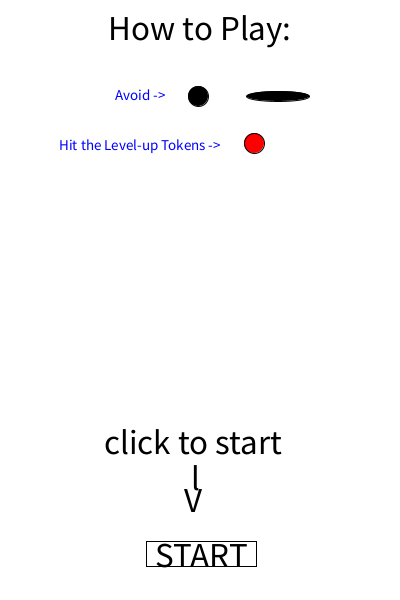
Frame 1 (no input)
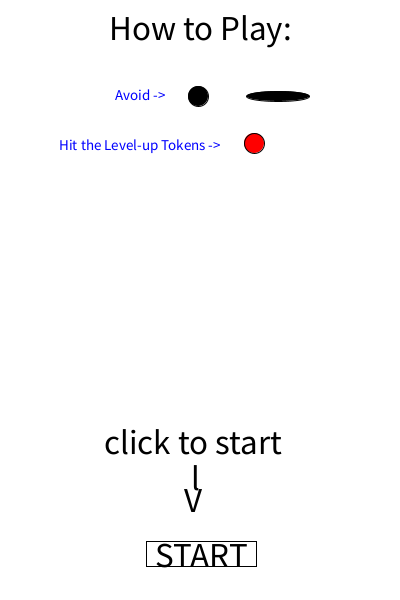
Frame 60 (the mouse pressed at the canvas centre just before this capture)
Frame 120 (the mouse held since frame 60 and released just before this capture): identical to frame 60, image omitted

The Processing sketch that drew these frames (run headless with seeded random() and noise(); from frame 60 on, the mouse is pressed at the canvas centre):

// Processing sketch: processing_86068
// ── processing_86068.pde

//variables
boolean title = true;
//bloder1
float bx=400;
float by=-10;
float bsp=random(4, 8);
//bolder2
float b2x=350;
float b2y=-10;
float b2sp=random(4, 8);
//bolder3
float b3x=300;
float b3y=-10;
float b3sp=random(4, 8);
//bolder4
float b4x=250;
float b4y=-10;
float b4sp=random(4, 8);
//bolder 5
float b5x=200;
float b5y=-10;
float b5sp=random(4, 8);
//bolder6
float b6x=150;
float b6y=-10;
float b6sp=random(4, 8);
//bolder7
float b7x=100;
float b7y=-1000;
float b7sp=0;
//bolder8
float b8x=50;
float b8y=-1000;
float b8sp=0;
//bolder9
float b9x=0; 
float b9y=-1000;
float b9sp=0;
//log
float Lx=32;
float Ly=-10;
float Lsp=random(4, 8);
float LT;
float Lb;
float Lr;
float Ll;
//Tokens
float t1x=50;
float t1y=-10;
float t1sp=random(4, 8);
//scoreboard
int score=0;
int counter=0;
//setup loop
void setup()
{
  size(400, 600);
  smooth();
  background(255);
}
//draw loop
void draw()
{
  background(255);
  if (title==true)
  {
    background(255);
    fill(0);
    textAlign(CENTER);
    textSize(35);
    text("How to Play:", width/2, 40);
    fill(0, 0, 255);
    textAlign(CENTER);
    textSize(15);
    text("Avoid ->", 140, 100);
    fill(0);
    ellipse(198, 96, 20, 20);
    ellipse(278, 96, 63, 10);
    fill(0, 0, 255);
    textAlign(CENTER);
    textSize(15);
    text("Hit the Level-up Tokens ->", 140, 150);
    fill(255, 0, 0);
    ellipse(254, 143, 20, 20);
    fill(255);
    rect(146, 541, 110, 25);
    fill(0);
    textAlign(CENTER);
    textSize(35);
    text("START", 201, 567);
    text("click to start", 193, 454);
    text("V", 193, 512);
    text("l", 195, 490);
  }
  if (title==false)
  {
    noCursor();
    //scoreboard
    fill(0);
    textAlign(CENTER);
    textSize(25);
    text("Score: " + score, width/2, 30);
    fill(0, 0, 255);
    textAlign(CENTER);
    textSize(20);
    text("Lvl: "+ counter, width/2, 55);
    //falling obsticales   
    fill(0);
    ellipse(bx, by, 20, 20);//bolder1
    by+=bsp;
    ellipse(b2x, b2y, 20, 20);//bolder2
    b2y+=b2sp;
    ellipse(b3x, b3y, 20, 20);//bolder3
    b3y+=b3sp;
    ellipse(b4x, b4y, 20, 20);//bolder4
    b4y+=b4sp;
    ellipse(b5x, b5y, 20, 20);//bolder5
    b5y+=b5sp;
    ellipse(b6x, b6y, 20, 20);//bolder6
    b6y+=b6sp;
    ellipse(b7x, b7y, 20, 20);//bolder7
    b7y+=b7sp;
    ellipse(b8x, b8y, 20, 20);//bolder8
    b8y+=b8sp;
    ellipse(b9x, b9y, 20, 20);//bolder8
    b9y+=b9sp;
    ellipse(Lx, Ly, 63, 10);//log1
    Ly+=Lsp;
    LT=Ly-5;
    Lb=Ly+5;
    Lr=Lx+32;
    Ll=Lx-32;
    //level up token
    fill(255, 0, 0);
    ellipse(t1x, t1y, 20, 20);
    t1y+=t1sp;
    //bolders
    if (by>=height+10)
    {
      by=random(-40, -10);
      bx=random(width);
      bsp = random(4, 8);
      score++;
    }
    if (b2y>=height+10)
    {
      b2y=random(-40, -10);
      b2x=random(width);
      b2sp= random(4, 8);
      score++;
    }
    if (b3y>=height+10)
    {
      b3y=random(-40, -10);
      b3x=random(width);
      b3sp= random(4, 8);
      score++;
    }
    if (b4y>=height+10)
    {
      b4y=random(-40, -10);
      b4x=random(width);
      b4sp= random(4, 8);
      score++;
    }
    if (b5y>=height+10)
    {
      b5y=random(-40, -10);
      b5x=random(width);
      b5sp= random(4, 8);
      score++;
    }
    if (b6y>=height+10)
    {
      b6y=random(-40, -10);
      b6x=random(width);
      b6sp= random(4, 8);
      score++;
    }
    if (Ly>=height+10)
    {
      Ly=random(-40, -10);
      Lx=random(width);
      Lsp=3;
      score++;
    }
    if (counter<=1)
    {
      if (b7y>=height+10)
      {
        b7y=random(-40, -10);
        b7x=random(width);
        b7sp=random(4, 8);
        score++;
      }
    }
    if (counter<=2)
    {
      if (b8y>=height+10)
      {
        b8y=random(-40, -10);
        b8x=random(width);
        b8sp=random(4, 8);
        score++;
      }
    }
    if (counter<=3)
    {
      if (b9y>=height+10)
      {
        b9y=random(-40, -10);
        b9x=random(width);
        b9sp=random(4, 8);
        score++;
      }
    }
    if (t1y>=height+10)
    {
      t1y=random(-40, -1000);
      t1x=random(width);
      t1sp= random(4, 8);
      score=score+5;
    }
    //player
    fill(0, 0, 255);
    ellipse(mouseX, mouseY, 15, 15);
    strokeWeight(3);
    //level up
    if (dist(mouseX, mouseY, t1x, t1y)<=17)
    {
      counter++;
      t1x=random(width);
      t1y=-10;
      t1sp=random(4, 8);
    }
    if ((score >= 1500)||
      (counter >= 50))
    {
      background(255);
      fill(random(255), random(255), random(255));
      textAlign(CENTER);
      textSize(45);
      text("YOU WIN!!!", width/2, height/2);
      noLoop();
    }
    //gameover
    if (dist(mouseX, mouseY, bx, by)<=17)
    {
      gameOver();
    }
    if (dist(mouseX, mouseY, b2x, b2y)<=17)
    {
      gameOver();
    }
    if (dist(mouseX, mouseY, b3x, b3y)<=17)
    {
      gameOver();
    }
    if (dist(mouseX, mouseY, b4x, b4y)<=17)
    {
      gameOver();
    }
    if (dist(mouseX, mouseY, b5x, b5y)<=17)
    {
      gameOver();
    }
    if (dist(mouseX, mouseY, b6x, b6y)<=17)
    {
      gameOver();
    }
    if ((mouseX<Lr)&&
      (mouseX>Ll)&&
      (mouseY<Lb)&&
      (mouseY>LT))
    {
      gameOver();
    }
  }
}
void keyPressed()
{
  if (key=='p')
  {
    background(255);
    fill(0);
    textAlign(CENTER);
    textSize(36);
    text("Paused", width/2, height/2);
    fill(0, 0, 255);
    textSize(25);
    text("Press u to resume", width /2, height/2+50);
    textSize(25);
    text("Press Spacebar to restart", width/2, height/2+100);
    noLoop();
  }
  if (key=='u')
  {
    loop();
  }
  if (key==' ')
  {
    reset();
  }
}
void reset()
{
  loop();
  score = 0;
  bx=400;
  by=-10;
  bsp=random(4, 8);
  b2x=350;
  b2y=-10;
  b2sp=random(4, 8);
  b3x=300;
  b3y=-10;
  b3sp=random(4, 8);
  b4x=250;
  b4y=-10;
  b4sp=random(4, 8);
  b5x=200;
  b5y=-10;
  b5sp=random(4, 8);
  b6x=150;
  b6y=-10;
  b6sp=random(4, 8);
  b7x=100;
  b7y=-1000;
  b7sp=0;
  b8x=50;
  b8y=-1000;
  b8sp=0;
  b9x=0; 
  b9y=-1000;
  b9sp=0;
  //log
  Lx=32;
  Ly=-10;
  Lsp=random(4, 8);
  //token
  t1x=50;
  t1y=-10;
  t1sp=random(4, 8);
  counter=0;
}
void gameOver()
{
  background(255);
  fill(0);
  textAlign(CENTER);
  textSize(36);
  text("GAMEOVER", width/2, height/2);
  fill(0, 0, 255);
  textSize(25);
  text("Press Spacebar to restart", width/2, height/2+100);
  text("score: "+score, width/2, height/2+50);
  text("Lvl: "+counter, width/2, height/2-50);
  cursor();
  noLoop();
}
void mousePressed()
{
  if ((mouseX>=146)&&
    (mouseX<=256) &&
    (mouseY>=541) &&
    (mouseY<=566))
  {
    title = false;
  }
}
